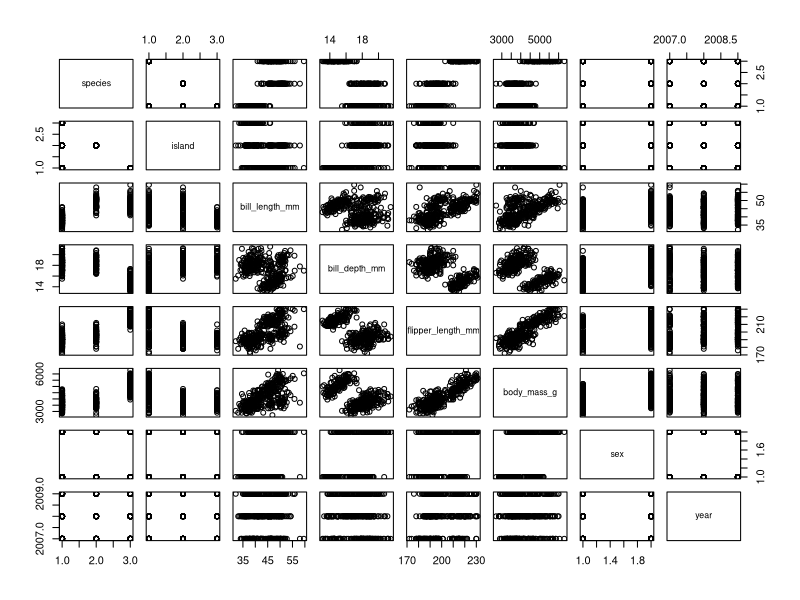
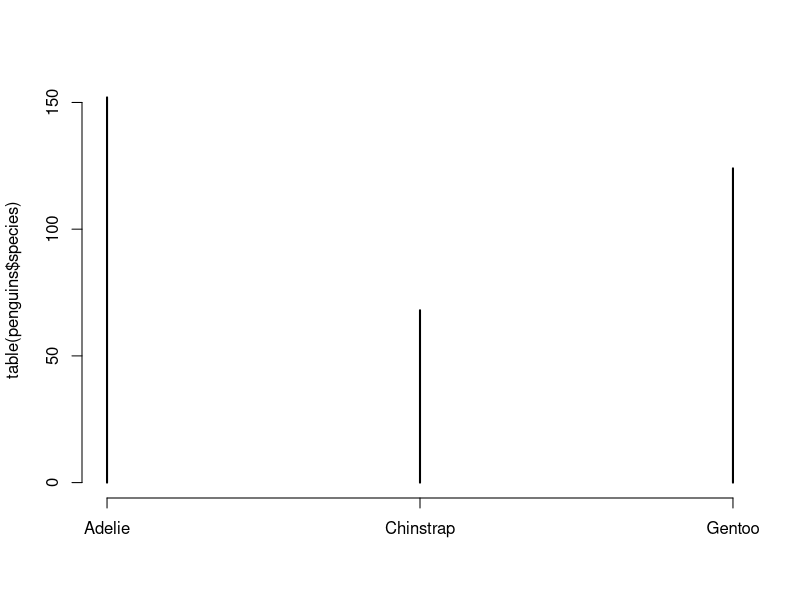
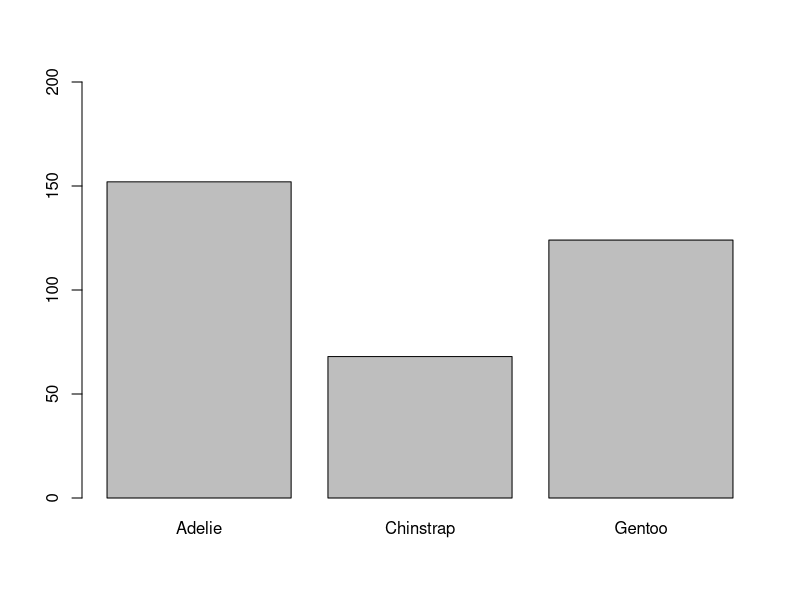
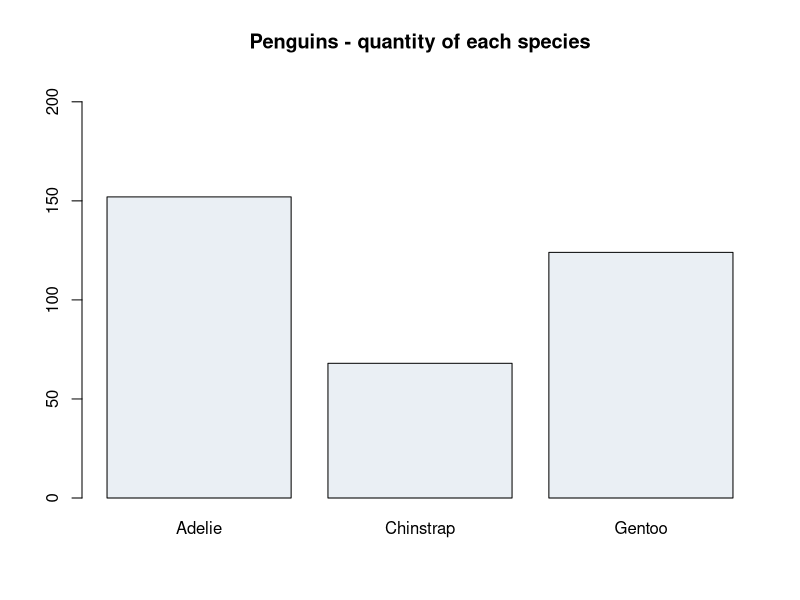
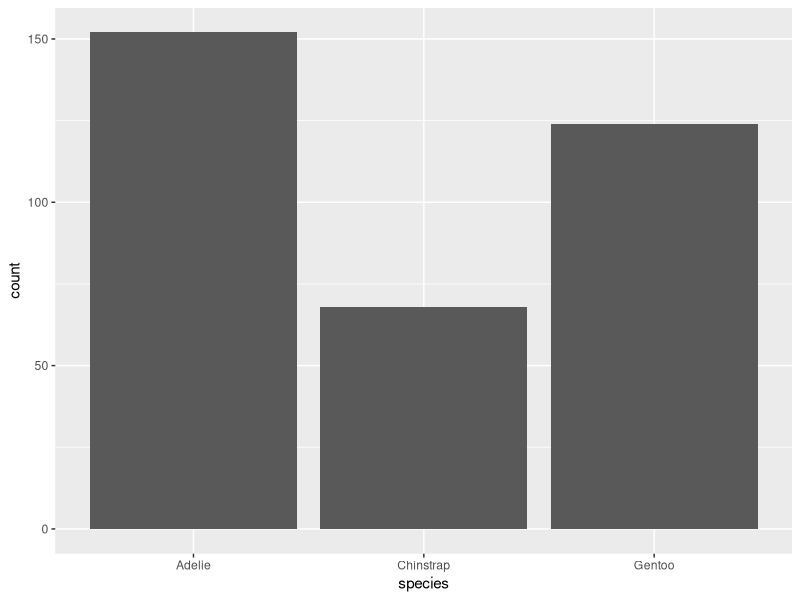

Reproduce these figures in R, in order.

#check the penguin data und create simple descriptive statistics

# based on https://www.r-bloggers.com/penguins-dataset-overview-iris-alternative-in-r/

library(palmerpenguins)
library(tidyverse)

str(penguins) # glimpse(penguins) 
#the dataset consists of 344 observations and 7 variables.
#bill length and depth, flipper length and body mass are quantitative = factors

plot(penguins)
#create plots for all variables; not that intuitive, but might be good for a first small look at the data



#for factors it makes sense to count and show a histogram
#show a bar plot about how many species etc there are

plot(table(penguins$species))
barplot(table(penguins$species), ylim = c(0,200))

#a nice barplot about the number of each species
barplot(table(penguins$species),  main = "Penguins - quantity of each species",
        ylim = c(0,210), 
        col=rgb(0.2,0.4,0.6,0.1)
#        , col = "white")
)

ggplot(data = penguins, aes( x = species)) + 
  geom_bar()


     